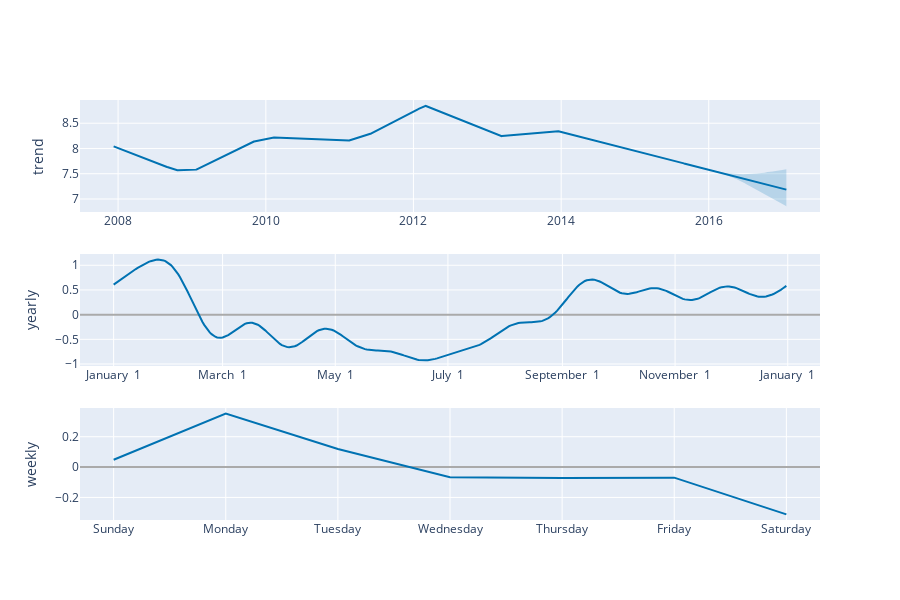

Notebook cell for this chart:
### Code cell
# Python
plot_components_plotly(m, forecast)

### Figure 1 — Plotly figure (JSON) as saved in the notebook; plotly's stock layout.template omitted (floating-point values rounded to 4 significant figures; data arrays with more than 128 entries replaced by an {"elided": "..."} marker saying what was removed)
{"data": [{"line": {"color": "#0072B2", "width": 2}, "mode": "lines", "name": "trend", "type": "scatter", "x": {"elided": "3270 str values"}, "xaxis": "x", "y": {"elided": "3270 float values"}, "yaxis": "y"}, {"line": {"color": "rgba(0, 114, 178, 0.2)", "width": 0}, "mode": "lines", "name": "trend_upper", "type": "scatter", "x": {"elided": "3270 str values"}, "xaxis": "x", "y": {"elided": "3270 float values"}, "yaxis": "y"}, {"fill": "tonexty", "fillcolor": "rgba(0, 114, 178, 0.2)", "line": {"color": "rgba(0, 114, 178, 0.2)", "width": 0}, "mode": "lines", "name": "trend_lower", "type": "scatter", "x": {"elided": "3270 str values"}, "xaxis": "x", "y": {"elided": "3270 float values"}, "yaxis": "y"}, {"line": {"color": "#0072B2", "width": 2}, "mode": "lines", "name": "yearly", "type": "scatter", "x": {"elided": "365 str values"}, "xaxis": "x2", "y": {"elided": "365 float values"}, "yaxis": "y2"}, {"line": {"color": "#0072B2", "width": 2}, "mode": "lines", "name": "weekly", "type": "scatter", "x": ["2017-01-01T00:00:00.000000000", "2017-01-02T00:00:00.000000000", "2017-01-03T00:00:00.000000000", "2017-01-04T00:00:00.000000000", "2017-01-05T00:00:00.000000000", "2017-01-06T00:00:00.000000000", "2017-01-07T00:00:00.000000000"], "xaxis": "x3", "y": [0.0483, 0.3523, 0.1196, -0.06666, -0.07227, -0.06958, -0.3117], "yaxis": "y3"}], "layout": {"height": 600, "showlegend": false, "width": 900, "xaxis": {"anchor": "y", "domain": [0, 1], "range": ["2007-06-26T14:24:00", "2017-07-04T09:36:00"], "type": "date"}, "xaxis2": {"anchor": "y2", "domain": [0, 1], "range": ["2016-12-13T18:54:02.958904115", "2018-01-18T11:04:57.863013581"], "tickformat": "%B %e", "type": "date"}, "xaxis3": {"anchor": "y3", "domain": [0, 1], "range": ["2016-12-31T16:48:00", "2017-01-07T07:12:00"], "tickformat": "%A", "type": "date"}, "yaxis": {"anchor": "x", "domain": [0.7333, 1], "rangemode": "normal", "title": {"text": "trend"}, "zerolinecolor": "#AAA"}, "yaxis2": {"anchor": "x2", "domain": [0.3667, 0.6333], "title": {"text": "yearly"}, "zerolinecolor": "#AAA"}, "yaxis3": {"anchor": "x3", "domain": [0, 0.2667], "title": {"text": "weekly"}, "zerolinecolor": "#AAA"}}}
